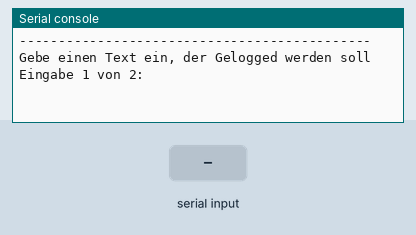
Bench run of a program on a simulated Raspberry Pi Pico running MicroPython. Shown: the last lines printed to the serial console. Inputs (shaded band) come from the test bench.

Above: at 1.2 s.
1.3 s: "1" typed at the serial console, then Enter
At 2.1 s:
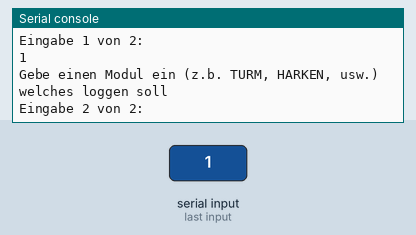
2.8 s: "0" typed at the serial console, then Enter
At 3.3 s:
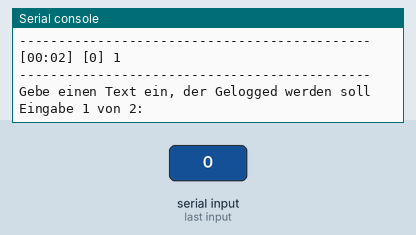
4.3 s: "2" typed at the serial console, then Enter
At 5.6 s:
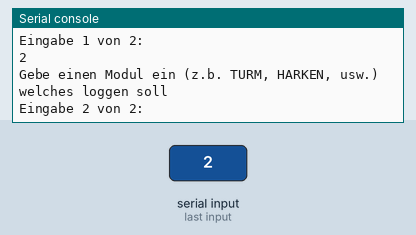

Measured:
- after the input at 1.3 s, the serial console: prints a new line at once (image 1)
- after the input at 2.8 s, the serial console: prints a new line at once (image 2)
- after the input at 4.3 s, the serial console: prints a new line at once (image 3)

The program:

_test_logger.py
```python
# GETESTET
import logger

if __name__ == "__main__":

    while True:
        print("---------------------------------------------")
        print("Gebe einen Text ein, der Gelogged werden soll")
        text = input("Eingabe 1 von 2: ")
        print("Gebe einen Modul ein (z.b. TURM, HARKEN, usw.) welches loggen soll")
        modul = input("Eingabe 2 von 2: ")
        print("---------------------------------------------")
        logger.log(f"{text}", f"{modul}")
```

logger.py
```python
########################################################################################################
# Dieses Modul ist ein Hilfsmodul und hat seinerseits kein Interface zu einem Aktor oder Sensor.
# Es hat die aufgabe auf das Thonny Terminal zu loggen um den Benutzer ueber den aktuellen Status
# des Kranprogramms zu informieren. Dies ist für das Debugging unerlaesslich.
#
# Gelogged wird in dem Format :
# [Zeit seit beginn des Karanprogramms] [Modul welches gerade logged zb "H-BRUCKE"] [Prosa Text]
#
# @Status : Getestet Funktioniert
#
########################################################################################################
import utime

# Initialisiere den Startzeitpunkt, nehme einen Zeitstempel
START_TIME = utime.ticks_ms()

########################################################################################################
# Erzeuge Zeitstring fuer die logausgabe
# 1. Hole die Zeitdifferenz zwischen dem aktuellen Zeitpunkt und dem Startzeitpunkt
# 2. Teile durch 1000 um von ms auf sekunden zu kommen
# 3. Teile die absoluten Programmlaufzeit durch 60 aber ohne Rest (wie in der Grundschule)
#    so erhält man nur die vollen beendeten Minuten
# 4. Modulo Operator (diesmal schauen wir uns nur den Rest an) alles von der absoluten
#    Programmlaufzeit was noch von "durch 60" als rest überbleibt muss die verbleibende
#    Sekundenzeit sein (Wie in der Grundschule, Teilen mit Rest; hier interessiert aber
#    nur der Rest)
#
# @return : Gibt die Zeit seit dem Start des Programms als string zurück.
#			 Format [minute seit Programmstart]:[sekunden seit Programmstart]
########################################################################################################
def hohleZeitstempel():
    sysZeit = utime.ticks_diff(utime.ticks_ms(), START_TIME) // 1000
    minutes = sysZeit // 60
    seconds = sysZeit % 60
    return f"{minutes:02}:{seconds:02}"

########################################################################################################
# Loggt eine Nachricht mit einem relativen Zeitstempel zum Programmstart,
# einem Modulnamen und einer Nachricht auf dem Terminal der Thonny IDE
#
# ACHTUNG : Geht natürlich nur wenn print nicht umgeleitet wird
#
# @input : nachricht = freier prosa text als string
# @input : komponente = Name der Komponente die gerade logged als string
#
########################################################################################################
def log(nachricht, komponente="INFO"):
    zeitStempel = hohleZeitstempel()
    print(f"[{zeitStempel}] [{komponente}] {nachricht}")
```
